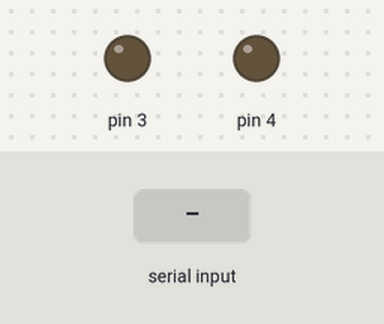
A sketch run on a simulated Arduino Uno, built with avr-gcc and run on an emulated ATmega328P. Shown: output pins drawn as LEDs (lit = HIGH). The test bench sets the inputs (shaded band). What the sketch prints to the serial monitor is not drawn.

Above: at 1.2 s.
1.3 s: "X" received over the second serial link
At 2.1 s:
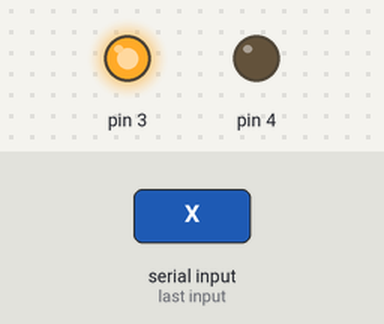
2.8 s: "W" received over the second serial link
At 3.3 s:
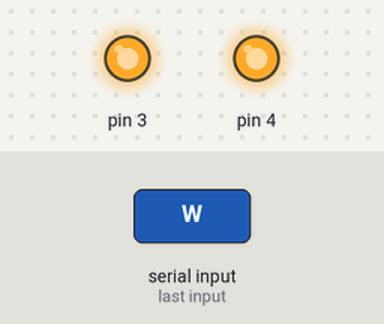
4.3 s: "Y" received over the second serial link
At 5.6 s:
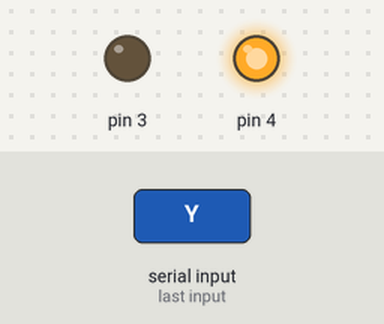
Timing chart, 0 to 7.3 s (numbered marks = the images above; inputs shaded):
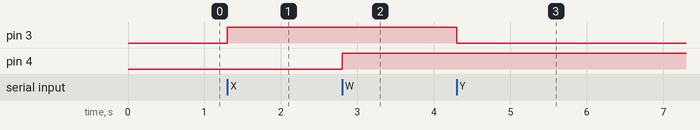

The sketch:

bluetooth_bsp6.ino
```cpp
#include <Arduino.h>
#include <SoftwareSerial.h>

SoftwareSerial mySerial(10, 11); // RX, TX

void setup() {
  // Open serial communications and wait for port to open:
  Serial.begin(9600);


  Serial.println("Goodnight moon!");

  // set the data rate for the SoftwareSerial port
  mySerial.begin(9600);
  mySerial.println("Hello, world?");
  pinMode(3,OUTPUT);
  pinMode(4,OUTPUT);

}

void loop() { // run over and over
  if (mySerial.available()) {
    char an = mySerial.read();
    Serial.write(an);
    if(an == 'X')
    {
      digitalWrite(3,HIGH);
    }

    if(an == 'Y')
    {
      digitalWrite(3,LOW);
    }
    if(an == 'W')
    {
      digitalWrite(4,HIGH);
    }
        if(an == 'Z')
    {
      digitalWrite(4,LOW);
    }
  }

}
```

Measured:
- after the input at 1.3 s, pin 3: LOW → HIGH at once
- after the input at 2.8 s, pin 4: LOW → HIGH at once
- after the input at 4.3 s, pin 3: HIGH → LOW at once
